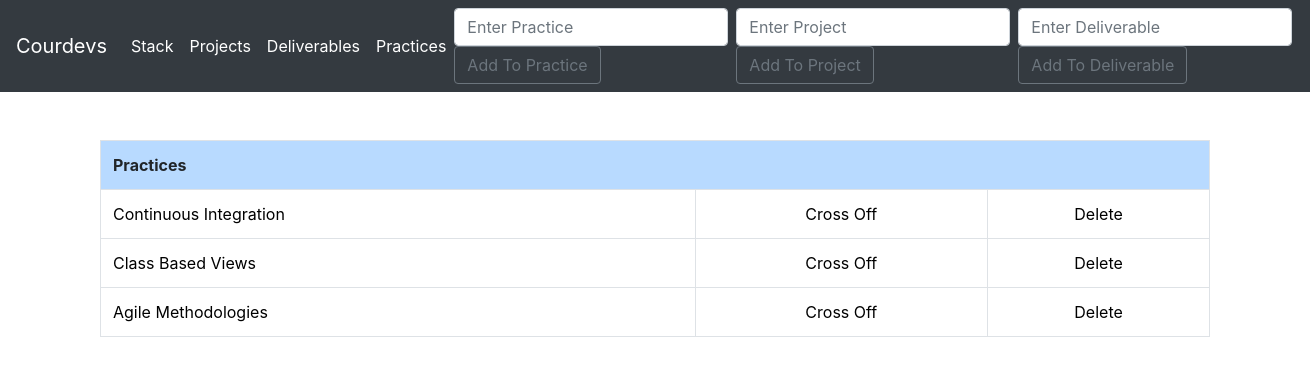
Before: /practices/ with the older database file.
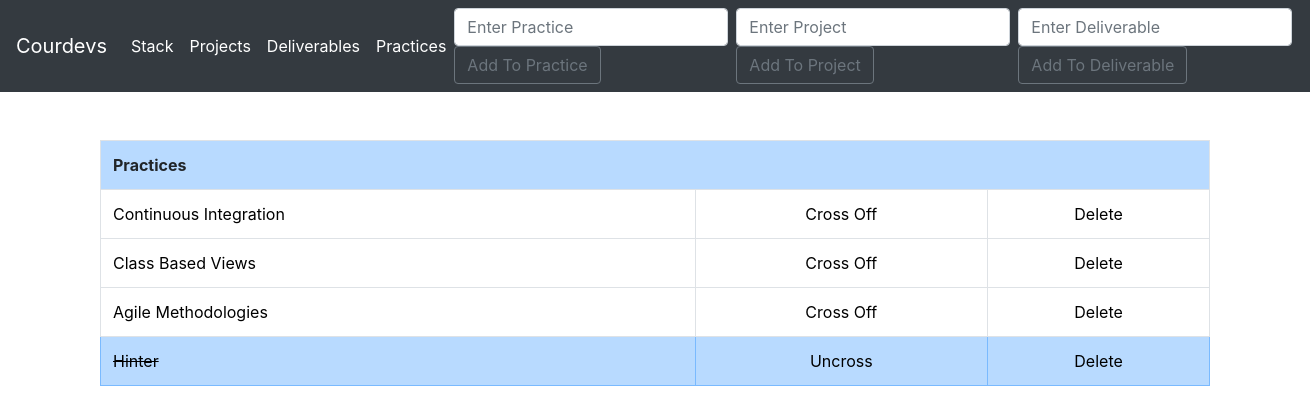
After: the same page with the newer database file.
### todoTwo/models.py (models this page shows, shortened)
class List(models.Model):
	item = models.CharField(max_length=200)
	completed = models.BooleanField(default=False)

### todoTwo/views.py (the view, shortened to what this page needs)
# urls.py: path('practices/', views.todo, name='todo'),
def todo(request):
	if request.method == 'POST':
		dform = DeliverablesForm(request.POST or None)
		if dform.is_valid():
			dform.save()
			all_delivs = Deliverables.objects.all
			messages.success(request, ('Deliverable Has Been Added To "Deliverables" List'))
			return render(request, 'deliverables.html', {'all_delivs': all_delivs})
	else:
		all_items = List.objects.all
		return render(request, 'todo.html', {'all_items': all_items})

### todoTwo/templates/todo.html (shortened to what this page needs)
{% extends 'base.html' %}
{% block content %}
<div class="container">
<br>
    {% if all_items %}
      <table class="table table-bordered">
        <th class="table table-primary" colspan="4">Practices</th>
          {% for things in all_items %}
              {% if things.completed %}
                  <tr class="table-primary">
                      <td class="striker black"><a href="{% url 'editinfo' things.id %}" style="color: black">{{ things.item }}</a></td>
                      <td><center><a href="{% url 'uncross' things.id %}" style="color: black">Uncross</a></center></td>
                      <td><center><a href="{% url 'delete' things.id %}" style="color: black">Delete</a></center></td>
                  </tr>
              {% else %}
                  <tr>
                      <td><a href="{% url 'editinfo' things.id %}" style="color: black">{{ things.item }}</a></td>
                      <td><center><a href="{% url 'cross_off' things.id %}" style="color: black">Cross Off</a></center></td>
                      <td><center><a href="{% url 'delete' things.id %}" style="color: black">Delete</a></center></td>
                  </tr>
              {% endif %}
          {% endfor %}
      </table>
    </div>
    {% endif %}
{% endblock %}

Changed rows visible on the page:
added List: item "Hinter"
